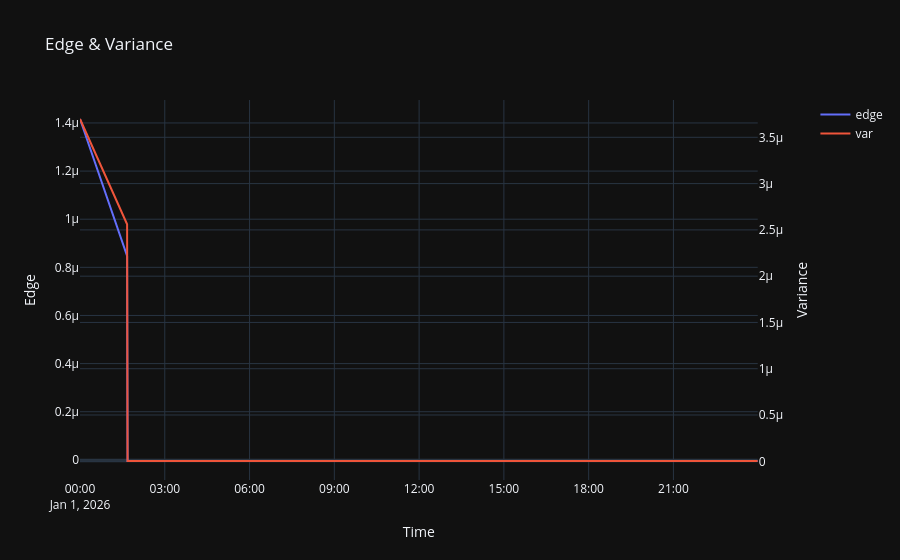

Notebook cell for this chart:
### Code cell
# Graph 3: Edge & Variance
fig3 = make_subplots(specs=[[{"secondary_y": True}]])

fig3.add_trace(
    go.Scatter(x=ts, y=plot_df['edge'].to_list(), name='edge'),
    secondary_y=False
)
fig3.add_trace(
    go.Scatter(x=ts, y=plot_df['var'].to_list(), name='var'),
    secondary_y=True
)

fig3.update_layout(title='Edge & Variance', template='plotly_dark')
fig3.update_xaxes(title_text='Time')
fig3.update_yaxes(title_text='Edge', secondary_y=False)
fig3.update_yaxes(title_text='Variance', secondary_y=True)
fig3.show()

### Figure 1 — Plotly figure (JSON) as saved in the notebook; plotly's stock layout.template omitted (floating-point values rounded to 4 significant figures; data arrays with more than 128 entries replaced by an {"elided": "..."} marker saying what was removed)
{"data": [{"name": "edge", "type": "scatter", "x": {"elided": "1440 str values"}, "xaxis": "x", "y": {"elided": "1440 float values"}, "yaxis": "y"}, {"name": "var", "type": "scatter", "x": {"elided": "1440 str values"}, "xaxis": "x", "y": {"elided": "1440 float values"}, "yaxis": "y2"}], "layout": {"title": {"text": "Edge & Variance"}, "xaxis": {"anchor": "y", "domain": [0, 0.94], "title": {"text": "Time"}}, "yaxis": {"anchor": "x", "domain": [0, 1], "title": {"text": "Edge"}}, "yaxis2": {"anchor": "x", "overlaying": "y", "side": "right", "title": {"text": "Variance"}}}}
